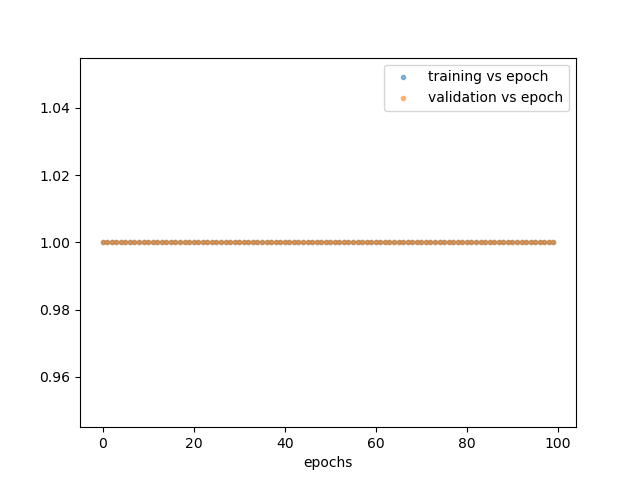

Generate this figure with Python:
import layers
#import numpy as np
import pandas as pd
from tqdm import tqdm
import matplotlib.pyplot as plt
import time
import copy
import scipy.stats as stats
from autograd import jacobian
import pickle
import autograd.numpy as np
from autograd import jacobian


# --------------------------------------------------------------------
# SETUPS
# --------------------------------------------------------------------

def rescale_me(arr):
    """ rescaled to [0,1] for easier training"""
    min_val = np.min(arr)
    max_val = np.max(arr)
    rescaled_arr = (arr - min_val) / (max_val - min_val)
    return rescaled_arr

# loading data
data = pd.read_csv('../data/BostonHousing.csv')
train = data[:-10]
test = data[-10:]
Y = np.array(train['medv']).reshape(-1,1)
#X = rescale_me(np.array(train.drop('medv', axis=1)))
X = np.array(train.drop('medv', axis=1))
validate_Y = np.array(test['medv']).reshape(-1,1)
#validate_X = rescale_me(np.array(test.drop('medv', axis=1)))
validate_X = np.array(test.drop('medv', axis=1))
# Xavier's:
print("Y shape:", Y.shape)
print("X shape:", X.shape)
print("validate Y shape:", validate_Y.shape)
print("validate X shape:", validate_X.shape)


# --------------------------------------------------------------------
# HELPER
# --------------------------------------------------------------------
def plot_accuracies(train_accuracies, validation_accuracies):
    print("Final training accuracy:", train_accuracies[-1])
    print("Final validation accuracy:", validation_accuracies[-1])
    epochs = len(train_accuracies)
    plt.scatter(np.arange(0, epochs, 1), train_accuracies, label="training vs epoch", marker='.', alpha=0.5)
    plt.scatter(np.arange(0, epochs, 1), validation_accuracies, label="validation vs epoch", marker='.', alpha=0.5)
    plt.xlabel("epochs")
    plt.legend()
    plt.savefig("bnn_boston.png")
    plt.close()


def squash_params(params):
    """
    squashing parameters for easy sampling
    """
    (w1_mean, w1_std), (b1_mean, b1_std), (w2_mean, w2_std), (b2_mean, b2_std) = params
    norm_distrted = np.concatenate([w1_mean.flatten(), b1_mean.flatten(), w2_mean.flatten(), b2_mean.flatten()])
    unif_distrted = np.concatenate([w1_std.flatten(), b1_std.flatten(), w2_std.flatten(), b2_std.flatten()])
    return np.concatenate([norm_distrted, unif_distrted])


def unsquash_params(params, input_size=X.shape[1], hidden_size=10, output_size=Y.shape[1]):
    norm_distrted = params[:int(len(params)/2)]
    w1_mean = norm_distrted[:input_size*hidden_size].reshape(input_size, hidden_size)
    b1_mean = norm_distrted[input_size*hidden_size:input_size*hidden_size+hidden_size].reshape(hidden_size, )
    w2_mean = norm_distrted[input_size*hidden_size+hidden_size: input_size*hidden_size+hidden_size+hidden_size*output_size].reshape(hidden_size, output_size)
    b2_mean = norm_distrted[input_size*hidden_size+hidden_size+hidden_size*output_size:].reshape(output_size,)


    unif_distrted = params[int(len(params)/2):]
    w1_std = unif_distrted[:input_size*hidden_size].reshape(input_size, hidden_size)
    b1_std = unif_distrted[input_size*hidden_size:input_size*hidden_size+hidden_size].reshape(hidden_size, )
    w2_std = unif_distrted[input_size*hidden_size+hidden_size: input_size*hidden_size+hidden_size+hidden_size*output_size].reshape(hidden_size, output_size)
    b2_std = unif_distrted[input_size*hidden_size+hidden_size+hidden_size*output_size:].reshape(output_size,)

    return (w1_mean, w1_std), (b1_mean, b1_std), (w2_mean, w2_std), (b2_mean, b2_std)


# --------------------------------------------------------------------
# PROBABILITY FUNCTIONS
# --------------------------------------------------------------------

def calc_prior_logpdf(params): #TODO
    half_param = int(len(params) / 2)
    means = params[:half_param]
    stds = params[half_param:]

    # Gaussian prior for means (log-pdf)
    #mean_prior_logpdf = np.sum(stats.norm(loc=0, scale=1).logpdf(means))

    # Uniform prior for standard deviations (log-pdf)
    std_prior_logpdf = np.sum(-np.log(stds))  # Assuming uniform [0, inf)

    # Sum the log-pdfs of both components
    #prior_logpdf = mean_prior_logpdf #+ std_prior_logpdf
    mean_prior_logpdf = np.sum(stats.norm(loc=0, scale=1).logpdf(means))
    return mean_prior_logpdf + std_prior_logpdf


def calc_likelihood_logpdf(y_pred, target):
    likelihood_logpdf = np.sum(stats.norm(y_pred, 1).logpdf(target))
    return likelihood_logpdf



def calc_posterior_logpdf(params, y_pred, target):
    try:
        params = params._value
    except:
        params = params
    prior_logpdf = calc_prior_logpdf(params)
    likelihood_logpdf = calc_likelihood_logpdf(y_pred, target)
    posterior_logpdf = prior_logpdf + likelihood_logpdf
    return posterior_logpdf


def calc_kinetic_energy(p):
    return np.sum(p**2)/2


def calc_potential_energy(params, y_pred, target):
    """
    negative log likelihood of q (BNN parameters)
    """
    return -calc_posterior_logpdf(params, y_pred, target)


from autograd import grad, jacobian

def calc_grad_potential_energy(params, y_pred, target):
    """
    del U/ del q
    """
    def potential_energy(params):
        return -calc_posterior_logpdf(params, y_pred, target)
    #breakpoint()
    # Compute the gradient using Autograd
    out = jacobian(potential_energy)(params)
    return out
    #gradient = jacobian(potential_energy)(params).reshape(496, 302)
    #out = np.array([jacobian(potential_energy)(qi) for qi in params])
    #gradient_func = grad(potential_energy)
    #try:
    #    gradient = gradient_func(params)
    #    return np.gradient(log_post)
    #except TypeError:
    #    print("gradient faulty")
    #    return np.inf
    #breakpoint()
    #return np.sum(jacobian(potential_energy)(params).reshape(496, 302), axis=0)


# --------------------------------------------------------------------
# HAMILTONIAN MONTE CARLO
# --------------------------------------------------------------------

def run_HMC_sampler(
        init_bnn_params, # weights
        y_pred,
        target,
        n_hmc_iters=50,
        n_leapfrog_steps=50,
        step_size=3e-5,
        random_seed=42,
        calc_potential_energy=None,
        calc_kinetic_energy=None,
        calc_grad_potential_energy=None,
        ):
    """ Run HMC sampler for many iterations (many proposals)

    Returns
    -------
    bnn_samples : list
        List of samples of NN parameters produced by HMC
        Can be viewed as 'approximate' posterior samples if chain runs to convergence.
    info : dict
        Tracks energy values at each iteration and other diagnostics.

    References
    ----------
    See Neal's pseudocode algorithm for a single HMC proposal + acceptance:
    https://arxiv.org/pdf/1206.1901.pdf#page=14

    This function repeats many HMC proposal steps.
    """
    prng = np.random.RandomState(int(random_seed))

    # Create random-number-generator with specific seed for reproducibility
    start_time_sec = time.time()
    # Set initial bnn params
    cur_bnn_params = init_bnn_params
    cur_potential_energy = cur_bnn_params
    #posterior_grad = None
    bnn_samples = []
    # make lists to track energies over iterations
    accept_rate = 0.0
    n_accept = 0
    for t in range(n_hmc_iters):
        # Draw momentum for CURRENT configuration
        cur_momentum_vec = np.random.normal(0, 1, cur_bnn_params.shape)

        # Create PROPOSED configuration
        prop_bnn_params, prop_momentum_vec = make_proposal_via_leapfrog_steps(
            y_pred, target,
            cur_bnn_params, cur_momentum_vec,
            n_leapfrog_steps=n_leapfrog_steps,
            step_size=step_size,
            calc_grad_potential_energy=calc_grad_potential_energy)

        #if np.isinf(prop_bnn_params) or np.isinf(prop_momentum_vec):
        #    bnn_samples.append(cur_bnn_params)
        #    continue
        #Compute probability of accept/reject for proposal

        proposed_U = calc_potential_energy(prop_bnn_params, y_pred, target)
        proposed_K = calc_kinetic_energy(prop_momentum_vec)
        current_U = calc_potential_energy(cur_potential_energy, y_pred, target)
        current_K = calc_kinetic_energy(cur_momentum_vec)
        #print(proposed_U, proposed_K, current_U, current_K)
        H = np.exp(current_U - proposed_U + current_K - proposed_K)
        #print(H)
        accept_proba = min(1.0,H) # Metropolis

        # Draw random value from (0,1) to determine if we accept or not
        if prng.rand() < accept_proba:
            # If here, we accepted the proposal
            n_accept += 1


            #if posterior_grad is None:
            #    posterior_grad = calc_grad_potential_energy(prop_bnn_params)
            #else:
            #    posterior_grad += calc_grad_potential_energy(prop_bnn_params)

            #current state updated
            cur_bnn_params = prop_bnn_params
            cur_potential_energy = cur_bnn_params

        # Update list of samples from "posterior"
        bnn_samples.append(cur_bnn_params)
        # update energy tracking lists
        # Print some diagnostics every 50 iters
        if t < 5 or ((t+1) % 50 == 0) or (t+1) == n_hmc_iters:
            accept_rate = float(n_accept) / float(t+1)
            print("iter %6d/%d after %7.1f sec | accept_rate %.3f" % (
                t+1, n_hmc_iters, time.time() - start_time_sec, accept_rate))
    print("acceptance_rate=", accept_rate)
    return bnn_samples, accept_rate


def make_proposal_via_leapfrog_steps(
        y_pred, target,
        cur_bnn_params, cur_momentum_vec,
        n_leapfrog_steps=100,
        step_size=1.0,
        calc_grad_potential_energy=None):
    """ Construct one HMC proposal via leapfrog integration

    Returns
    -------
    prop_bnn_params : same type/size as cur_bnn_params
    prop_momentum_vec : same type/size as cur_momentum_vec

    """
    # Initialize proposed variables as copies of current values
    q = copy.deepcopy(cur_bnn_params)
    p = copy.deepcopy(cur_momentum_vec)
    epsilon = step_size

    # check for infinities/rejection
    #check = calc_grad_potential_energy(q, y_pred, target)
    #if np.sum(np.isinf(check))>0:
    #    return np.inf, np.inf


    # half step update of momentum
    p -= epsilon * calc_grad_potential_energy(q, y_pred, target) / 2
    # This will use the grad of potential energy (use provided function)
    for step_id in range(n_leapfrog_steps):
        # TODO: full step update of 'position' (aka bnn_params)
        q += epsilon*p
        # This will use the grad of kinetic energy (has simple closed form)

        if step_id < (n_leapfrog_steps - 1):
            # TODO: full step update of momentum
            p -= epsilon*calc_grad_potential_energy(q, y_pred, target)
        else:
            # Special case for final step
            # TODO: half step update of momentum at the end
            p -= epsilon*calc_grad_potential_energy(q, y_pred, target)/2

    # TODO: don't forget to flip sign of momentum (ensure symmetry)
    p = -p

    prop_bnn_params = q
    prop_momentum_vec = p
    return prop_bnn_params, prop_momentum_vec



# --------------------------------------------------------------------
# NEURAL NETWORK
# --------------------------------------------------------------------

def make_bnn_architecture(input_size, hidden_units, output_size):
    # params -----------
    # initialize like this as prior is uninformative
    #with open("weights_50accuracy.pkl", "rb") as fp:
    #    parameters = pickle.load(fp)

    #w1, b1, w2, b2 = parameters
    #w1_mean = np.array(w1)
    w1_mean = np.random.normal(0, 1., (input_size, hidden_units))
    w1_std = np.random.uniform(0.,1.,(input_size, hidden_units))

    #b1_mean = np.array(b1)
    b1_mean = np.random.normal(0, 1., (hidden_units,))
    b1_std = np.random.uniform(0.,1.,(hidden_units,))

    #w2_mean = np.array(w2)
    w2_mean = np.random.normal(0, 1., (hidden_units, output_size))
    w2_std = np.random.uniform(0.,1.,(hidden_units, output_size))

    #b2_mean = np.array(b2)
    b2_mean = np.random.normal(0, 1., (output_size,))
    b2_std = np.random.uniform(0.,1.,(output_size,))


    params = [(w1_mean, w1_std), (b1_mean, b1_std), (w2_mean, w2_std), (b2_mean, b2_std)]

    # architecture --------
    L1 = layers.InputLayer(X)
    L2 = layers.FullyConnectedLayer(input_size,hidden_units)
    L3 = layers.ReLuLayer()
    L4 = layers.FullyConnectedLayer(hidden_units, output_size)
    L5 = layers.LinearLayer()
    L6 = layers.SquaredError()

    layerz = [L1, L2, L3, L4, L5, L6]

    # update with new weights n everything
    update_layerz(layerz, w1_mean, b1_mean, w2_mean, b2_mean)

    return layerz, params


def train_BNN():
    eta = 1e-2
    epsilon = 1e-10
    epochs = 100
    train_accuracies = []
    validation_accuracies = []
    input_size = X.shape[1]
    hidden_size = 10
    output_size = Y.shape[1]
    acceptance = []

    layerz, weights = make_bnn_architecture(input_size, hidden_size, output_size)
    # Training loop
    for i in tqdm(range(epochs)): # every epoch is a sample
        # Sample weights using HMC
        y_pred = forward(layerz, X)
        squashed_weights = squash_params(weights)
        samples, accept_rate = run_HMC_sampler(squashed_weights, y_pred, Y,
                                         calc_potential_energy=calc_potential_energy,
                                         calc_kinetic_energy=calc_kinetic_energy,
                                         calc_grad_potential_energy=calc_grad_potential_energy)

        # Update weights with the sampled values
        (w1, _), (b1, _), (w2, _), (b2, _) = unsquash_params(samples[-1], input_size, hidden_size, output_size)


        # Evaluate the accuracy on the test set
        layerz = update_layerz(layerz, w1, b1, w2, b2)
        validation = np.mean(np.argmax(forward(layerz, validate_X), axis=1) == np.argmax(validate_Y, axis=1))
        validation_accuracies.append(validation)
        train = np.mean(np.argmax(y_pred, axis=1) == np.argmax(Y, axis=1))
        train_accuracies.append(train)

        acceptance.append(accept_rate)



    (w1, sw1), (b1, sb1), (w2, sw2), (b2, sb2) = unsquash_params(samples[-1], input_size, hidden_size, output_size)
    print("samples means-std of: w1, b1, w2, b2")
    print(w1.mean(), sw1.mean(), b1.mean(), sb1.mean())
    print(w2.mean(), sw2.mean(), b2.mean(), sb2.mean())

    with open("weights_bnn_boston.pkl", "wb") as fp:
        pickle.dump([(w1, sw1), (b1, sb1), (w2, sw2), (b2, sb2)] , fp)
    return train_accuracies, validation_accuracies, layerz



def forward(layerz, X):
    """ to obtain prediction from model"""
    h = X
    #"forward"
    for j in range(len(layerz)-1):
        h = layerz[j].forward(h)

    return h


def update_layerz(layerz, w1, b1, w2, b2):
    """ update layers(' FCs) with new weights"""
    layerz[1].setWeights(w1)
    layerz[1].setBiases(b1)
    layerz[3].setWeights(w2)
    layerz[3].setBiases(b2)
    return layerz




# --------------------------------------------------------------------
# MAIN
# --------------------------------------------------------------------
if __name__=="__main__":
    train_acc, validate_acc, layerz = train_BNN()
    plot_accuracies(train_acc, validate_acc)
